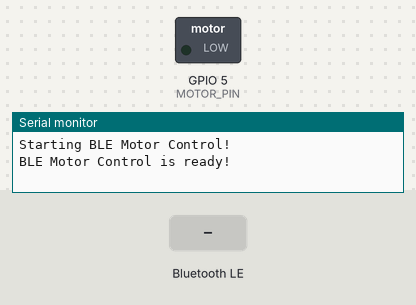
This sketch was run on a simulated ESP32. On the bench: switched loads named in the sketch (green lamp = pin HIGH), the last lines printed to the serial monitor. The inputs (shaded band) are chosen by the test bench. Nothing arrives over Bluetooth unless stated; a phone connects over Bluetooth LE 3 s after start.

Above: at 1.2 s.
1.3 s: Bluetooth LE write "1" received
At 2.2 s:
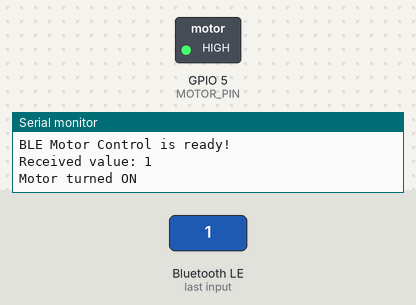
2.8 s: Bluetooth LE write "0" received
At 3.3 s:
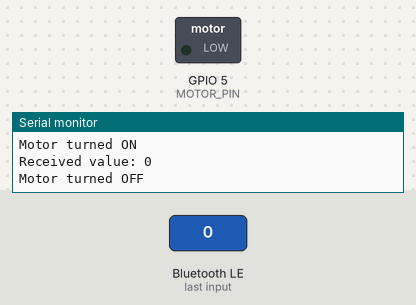
Timing chart, 0 to 5.8 s (numbered marks = the images above; inputs shaded):
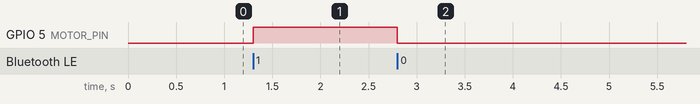

The sketch:

esp.ino
```cpp
#include <BLEDevice.h>
#include <BLEServer.h>
#include <BLEUtils.h>
#include <BLE2902.h>

// UUIDs for the BLE service and characteristic
#define SERVICE_UUID "12345678-1234-1234-1234-123456789abc"
#define CHARACTERISTIC_UUID "87654321-4321-4321-4321-123456789abc"

// Change this to the pin you want to control the motor with
#define MOTOR_PIN 5

BLECharacteristic *pCharacteristic;
unsigned long lastPingTime = 0;
const unsigned long connectionTimeout = 10000; // 10 seconds timeout for "ping"

class MotorCallbacks : public BLECharacteristicCallbacks {
  void onWrite(BLECharacteristic *pCharacteristic) override {
    // Convert the BLE value to a std::string
    std::string value = std::string((const char *)pCharacteristic->getValue().c_str());
    Serial.print("Received value: ");
    Serial.println(value.c_str());

    if (!value.empty()) {
      if (value == "1") {
        digitalWrite(MOTOR_PIN, HIGH); // Turn the motor ON
        Serial.println("Motor turned ON");
      }
      else if (value == "0") {
        digitalWrite(MOTOR_PIN, LOW);  // Turn the motor OFF
        Serial.println("Motor turned OFF");
      }
      else if (value == "ping") {
        lastPingTime = millis();       // Update the last ping time
        Serial.println("Ping received.");
      }
      else {
        Serial.println("Invalid command received");
      }
    }
  }
};

void setup() {
  Serial.begin(9600); // Match your desired serial rate
  Serial.println("Starting BLE Motor Control!");

  pinMode(MOTOR_PIN, OUTPUT);
  digitalWrite(MOTOR_PIN, LOW); // Ensure the motor is OFF initially

  // Initialize BLE
  BLEDevice::init("ESP32_Motor_Controller");
  BLEServer *pServer = BLEDevice::createServer();

  // Create service and characteristic
  BLEService *pService = pServer->createService(SERVICE_UUID);
  pCharacteristic = pService->createCharacteristic(
    CHARACTERISTIC_UUID,
    BLECharacteristic::PROPERTY_WRITE
  );

  // Assign our callback class to handle writes
  pCharacteristic->setCallbacks(new MotorCallbacks());

  // Start the service and begin advertising
  pService->start();
  BLEAdvertising *pAdvertising = BLEDevice::getAdvertising();
  pAdvertising->start();

  Serial.println("BLE Motor Control is ready!");
  lastPingTime = millis(); // Initialize last ping time
}

void loop() {
  // Check for a connection timeout (if you're using the "ping" command)
  if (millis() - lastPingTime > connectionTimeout) {
    Serial.println("Connection lost. No ping received within timeout period.");
    lastPingTime = millis(); // Reset to avoid repeated messages
  }

  delay(100); // Small delay for BLE processing
}
```

Measured:
- after the input at 1.3 s, GPIO 5 (MOTOR_PIN): LOW → HIGH at once
- after the input at 2.8 s, GPIO 5 (MOTOR_PIN): HIGH → LOW at once
